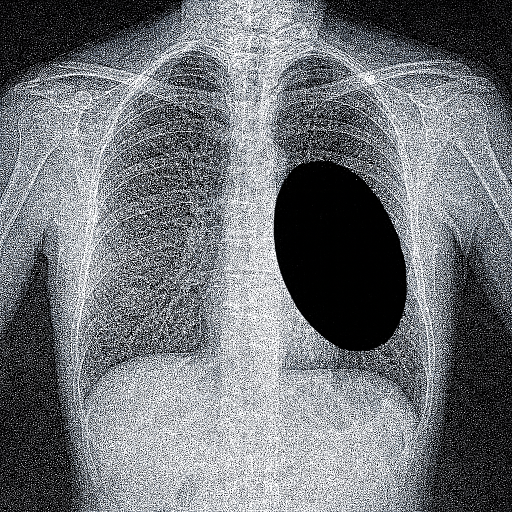
%> input picture chest-x-ray1.png, 1024 x 1024 px (shown at 1/2 size)
$ octave tamperdetect.m   (GNU Octave 9; MATLAB toolbox functions it lacks are replaced by stand-ins)
%> lines starting %> are read from the running program, lines starting %| are printed output that depends on the picture
clc; clear all; close all;

%% ========== SETTINGS ==========
% Set recovery_mode = 1 to use original image 'a' for recovery (requires 'a' present)
% Set recovery_mode = 2 to reconstruct from embedded bits (no original needed)
recovery_mode = 1;

% Variance threshold for detecting near-constant blocks (e.g., black patch)
variance_threshold = 5;  % adjust if needed (lower -> stricter)

%% --- Input Image ---
a1 = imread('chest-x-ray1.png');
%> a1 is the input picture: size 1024x1024x3 uint8; mean R, G, B 112.9, 115.6, 119.6
a1 = imresize(a1, [256 256], 'bilinear');
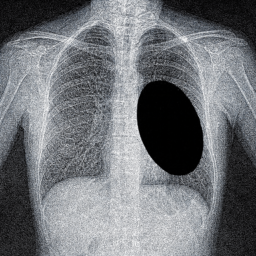
%> a1: size 256x256x3 uint8; mean R, G, B 112.9, 115.6, 119.6
figure; imshow(a1); title('original image');          % 1
imwrite(a1,'image1.png');

a2 = double(a1);
[m,n] = size(a2);
%> m = 256; n = 768

%% --- Step 1: Zero out 2 LSB planes ---
a3 = my_de2bi(a2,8);   % custom de2bi
a3(:,1:2) = 0;
a4 = my_bi2de(a3);     % custom bi2de
a  = reshape(a4,[m,n]);  % 'a' is the pre-watermarked image with 2 LSBs cleared
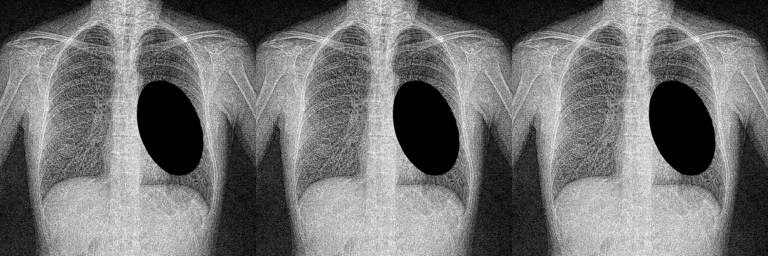
%> a: size 256x768 double; min 0, max 240, mean 114.6

figure; imshow(a/255); title('image after 2 LSB planes = 0');  % 2

%% --- Step 2: Check block compatibility ---
if rem(m,2)==0 && rem(n,2)==0
    disp('Image divisible into 2x2 blocks');
else
    disp('Image NOT divisible properly');
end

N = (m/2)*(n/2);   % Total blocks
%> N = 49152
disp(['Total 2x2 blocks = ',num2str(N)]);
%| Total 2x2 blocks = 49152

%% --- Step 3: Generate Hanoi Shuffle ---
function idx = hanoi_shuffle(n)
    if n == 1
        idx = 1;
    else
        left = hanoi_shuffle(n-1);
        idx = [left, n, left];
    end
end

seq = hanoi_shuffle(ceil(log2(N)));
seq = unique(seq,'stable');
%> seq = [1 2 3 4 5 6 7 8 9 10 11 12 13 14 15 16]

while length(seq) < N
    seq = [seq, setdiff(1:N, seq)];
end

I = seq(1:N);
disp(I(1:min(10,N)));
%|     1    2    3    4    5    6    7    8    9   10

%% --- Step 4: Divide Image into 2x2 Blocks + Generate Watermark ---
row_vec = ones(1,m/2)*2;
col_vec = ones(1,n/2)*2;

c = mat2cell(a, row_vec, col_vec);
%> c = 49152 items

ww = cell(size(c));

%> the run ends on the next line
for i = 1:N
% [396 lines not run here, left out]
function b = my_de2bi(x, bits)
    x = x(:);
    b = zeros(length(x), bits);
    for k = 1:bits
        b(:, k) = bitget(uint8(x), k);
    end
end

function x = my_bi2de(b)
    bits = size(b,2);
    x = zeros(size(b,1),1);
    for k = 1:bits
        x = x + b(:,k) * 2^(k-1);
    end
end

% ----------------- 1D DCT (Type-II) -----------------
% [17 lines left out: function myDCT1D, not called in this run]

% ----------------- 1D IDCT (Type-III) -----------------
% [17 lines left out: function myIDCT1D, not called in this run]

% ----------------- 2D DCT using custom 1D DCT -----------------
function D = myDCT2(B)
    B = double(B);
    [M, N] = size(B);
    D = zeros(M,N);
    % Apply 1D DCT to each row
    for i = 1:M
        D(i,:) = myDCT1D(B(i,:)).';
    end
    % Apply 1D DCT to each column
    for j = 1:N
        D(:,j) = myDCT1D(D(:,j));
    end
end
